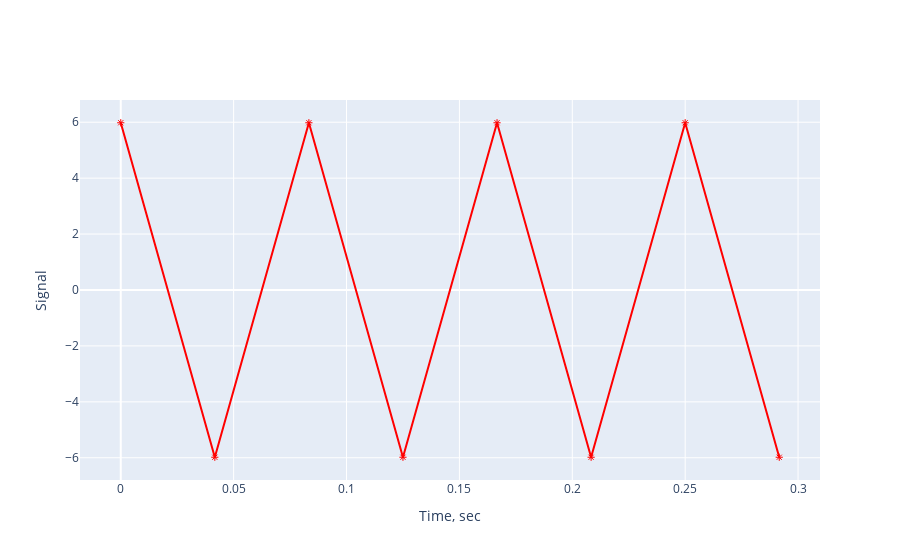

Notebook code cell kept with this figure:
### Code cell
data = [
    go.Scatter(
        x = tn,
        y = y2n,
        mode = 'markers+lines',
        marker = dict(color='red', symbol=135)
    )
]
layout = go.Layout(
    xaxis=dict(title='Time, sec'),
    yaxis=dict(title='Signal')
    )
fig = go.Figure(data=data, layout=layout)
iplot(fig)

### Figure 1 — Plotly figure (JSON) as saved in the notebook; plotly's stock layout.template omitted (floating-point values rounded to 4 significant figures)
{"data": [{"marker": {"color": "red", "symbol": 135}, "x": [0, 0.04167, 0.08333, 0.125, 0.1667, 0.2083, 0.25, 0.2917], "type": "scatter", "mode": "markers+lines", "y": [5.981, -5.981, 5.981, -5.981, 5.981, -5.981, 5.981, -5.981]}], "layout": {"xaxis": {"title": {"text": "Time, sec"}}, "yaxis": {"title": {"text": "Signal"}}}}
